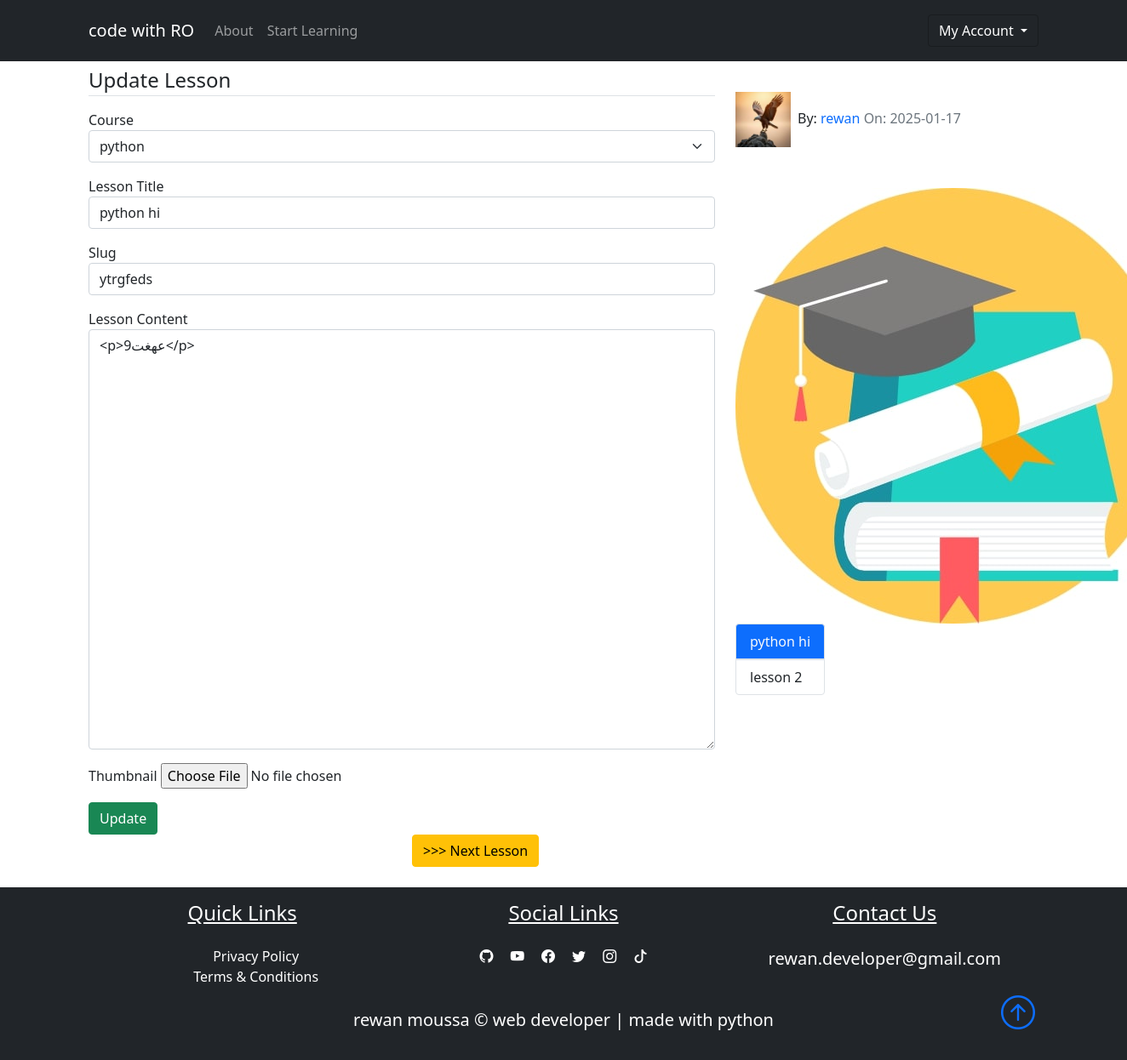
Screenshot of /python/ytrgfeds/update (signed in) with the database file from the repository.
### pythonic.py (models this page shows, shortened)
class Lesson(db.Model):
    id = db.Column(db.Integer, primary_key=True)
    title = db.Column(db.String(100), nullable=False)
    date_posted = db.Column(db.DateTime, nullable=False, default=datetime.utcnow)
    content = db.Column(db.Text, nullable=False)
    thumbnail = db.Column(
        db.String(20), nullable=False, default="default_thumbnail.jpg"
    )
    slug = db.Column(db.String(32), nullable=False)
    user_id = db.Column(db.Integer, db.ForeignKey("user.id"), nullable=False)
    course_id = db.Column(db.Integer, db.ForeignKey("course.id"), nullable=False)

class User(db.Model, UserMixin):
    id = db.Column(db.Integer, primary_key=True)
    fname = db.Column(db.String(25), nullable=False)
    lname = db.Column(db.String(25), nullable=False)
    username = db.Column(db.String(25), unique=True, nullable=False)
    email = db.Column(db.String(125), unique=True, nullable=False)
    image_file = db.Column(db.String(20), nullable=False, default="default.png")
    bio = db.Column(db.Text, nullable=True)
    password = db.Column(db.String(60), nullable=False)
    lessons = db.relationship("Lesson", backref="author", lazy=True)

class Course(db.Model):
    id = db.Column(db.Integer, primary_key=True)
    title = db.Column(db.String(50), unique=True, nullable=False)
    description = db.Column(db.String(150), nullable=False)
    icon = db.Column(db.String(20), nullable=False, default="default_icon.jpg")
    lessons = db.relationship("Lesson", backref="course_name", lazy=True)

### pythonic.py (the view)
@app.route("/<string:course>/<string:lesson_slug>/update", methods=["GET", "POST"])
def update_lesson(lesson_slug, course):
    lesson = Lesson.query.filter_by(slug=lesson_slug).first()
    if lesson:
        previous_lesson, next_lesson = get_previous_next_lesson(lesson)
    lesson_id = lesson.id if lesson else None
    lesson = Lesson.query.get_or_404(lesson_id)
    if lesson.author != current_user:
        abort(403)
    form = LessonUpdateForm()
    if form.validate_on_submit():
        lesson.course_name = form.course.data
        lesson.title = form.title.data
        lesson.slug = str(form.slug.data).replace(" ", "-")
        lesson.content = form.content.data
        if form.thumbnail.data:
            delete_picture(lesson.thumbnail, "static/lesson_thumbnails")
            new_picture = save_picture(form.thumbnail.data, "static/lesson_thumbnails")
            lesson.thumbnail = new_picture
        db.session.commit()
        flash("Your lesson has been updated!", "success")
        return redirect(
            url_for("lesson", lesson_slug=lesson.slug, course=lesson.course_name.title)
        )
    elif request.method == "GET":
        form.course.data = lesson.course_name.title
        form.title.data = lesson.title
        form.slug.data = lesson.slug
        form.content.data = lesson.content
    return render_template(
        "update_lesson.html",
        title="Update | " + lesson.title,
        lesson=lesson,
        previous_lesson=previous_lesson,
        next_lesson=next_lesson,
        form=form,
    )

### pythonic.py
class LessonUpdateForm(NewLessonForm):
    thumbnail = FileField("Thumbnail", validators=[FileAllowed(["jpg", "png"])])
    submit = SubmitField("Update")

### pythonic.py (called while the page is built)
@login_manager.user_loader
def load_user(user_id):
    return User.query.get(int(user_id))

def choice_query():
    return Course.query

def get_previous_next_lesson(lesson):
    course = lesson.course_name
    for lsn in course.lessons:
        if lsn.title == lesson.title:
            index = course.lessons.index(lsn)
            previous_lesson = course.lessons[index - 1] if index > 0 else None
            next_lesson = (
                course.lessons[index + 1] if index < len(course.lessons) - 1 else None
            )
            break
    return previous_lesson, next_lesson

### templates/update_lesson.html (shortened to what this page needs)
{% extends "lesson.html"%}
{% block lesson %}
<form action="" method="POST" enctype="multipart/form-data">
    <legend class="border-bottom my-3">Update Lesson</legend>
    <div class="mb-3">
        {{ form.course.label(class='form-control-label')}}
        {% if form.course.errors %}
        {{ form.course(class='form-contro is-invalid')}}
        <div class="invalid-feedback">
            {% for error in form.course.errors %}
            <span>{{ error }} </span>
            {% endfor %}
        </div>
        {% else %}
        {{ form.course(class='form-select')}}
        {% endif %}
    </div>
    <div class="mb-3">
        {{ form.title.label(class='form-control-label')}}
        {% if form.title.errors %}
        {{ form.title(class='form-control is-invalid')}}
        <div class="invalid-feedback">
            {% for error in form.title.errors %}
            <span>{{ error }}</span>
            {% endfor %}
        </div>
        {% else %}
        {{ form.title(class='form-control')}}
        {% endif %}
    </div>
    <div class="mb-3">
        {{ form.slug.label(class='form-control-label')}}
        {% if form.slug.errors %}
        {{ form.slug(class='form-control is-invalid')}}
        <div class="invalid-feedback">
            {% for error in form.slug.errors %}
            <span>{{ error }}</span>
            {% endfor %}
        </div>
        {% else %}
        {{ form.slug(class='form-control')}}
        {% endif %}
    </div>
    <div class="mb-3">
        {{ form.content.label(class='form-control-label')}}
        {% if form.content.errors %}
        {{ form.content(class='form-control is-invalid')}}
        <div class="invalid-feedback">
            {% for error in form.content.errors %}
            <span>{{ error }}</span>
            {% endfor %}
        </div>
        {% else %}
        {{ form.content(class='form-control')}}
        {% endif %}
    </div>
    <div class="mb-3">
        {{ form.thumbnail.label(class='form-control-label')}}
        {{ form.thumbnail(class='form-control-file')}}
    </div>
    <div class="form-group">
        <div class="col-12">
            <button class="btn btn-success" type="submit">Update</button>
        </div>
    </div>
</form>
{% endblock lesson %}

### templates/lesson.html (shortened to what this page needs)
{% extends "layout.html"%}
{% block content %}
<div class="container">
    <div class="row">
        <div class="col-lg-8 col-md-12">
            {% block lesson %} {% endblock lesson %}
            <div class="row justify-content-md-center">
                <div class="col-4">
                </div>
                <div class="col-4">
                    {% if next_lesson %}
                    <a href="{{url_for('lesson', lesson_slug=next_lesson.slug, course=next_lesson.course_name.title)}}">
                        <button class="btn btn-warning" type="button" data-bs-toggle="tooltip" data-bs-placement="top"
                            title="{{next_lesson.title}}">
                            &gt&gt&gt Next Lesson
                        </button>
                    </a>
                    {% endif %}
                </div>
            </div>
        </div>
        <div class="col-4">
            <div class="my-5">
                <span><img class="article-img"
                        src="{{url_for('static',filename='user_pics/'+lesson.author.image_file)}}" alt="">By:
                    <a href="#" class="link">{{lesson.author.username}}</a>
                    <span class="text-muted">On: {{lesson.date_posted.strftime('%Y-%m-%d')}}</span>
                </span>
            </div>
            <img src="{{url_for('static', filename='course_icons/'+lesson.course_name.icon)}}" alt="">
            <br>
            <ul class="list-group" style="display:inline-block">
                {% for lsn in lesson.course_name.lessons %}
                {% if lsn.title == lesson.title %}
                <li class="list-group-item border active" aria-current="true">
                    <a class="link text-light"
                        href="{{url_for('lesson', lesson_slug=lsn.slug, course=lsn.course_name.title)}}">{{lsn.title}}</a>
                </li>
                {% else %}
                <li class="list-group-item border" aria-current="false">
                    <a class="link text-dark"
                        href="{{url_for('lesson', lesson_slug=lsn.slug, course=lsn.course_name.title)}}">{{lsn.title}}</a>
                </li>
                {% endif %}
                {% endfor %}
            </ul>
        </div>
    </div>
    <br>
</div>
{% endblock content%}

### static/main.css (style rules this page uses)
body::before { display: block; content: ''; height: 60px; }
.article-img { height: 65px; width: 65px; margin-right: 8px; }
.link { text-decoration: none; }

### rows the page displays
Lesson: course "python", title "python hi", slug "ytrgfeds", content "<p>9عهغت</p>", date_posted "2025-01-17"
User: image_file (picture), author.username "rewan"
Course: icon (placeholder picture)
Lesson: title "lesson 2"
